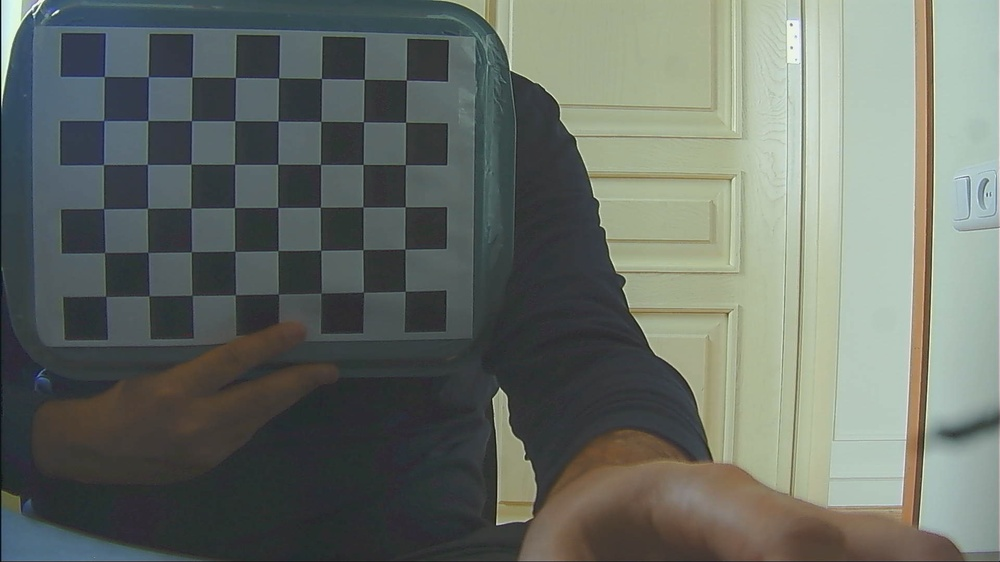
#> input picture tools/cam/calibration/novoxy_10/zoom1/WIN_20260123_13_14_45_Pro.jpg, 1000 x 562 px, shrunk from 1920 x 1080 before the run; its folder holds 3 pictures in this run
$ python camer_calibration3.py
#> lines starting #> are read from the running program, lines starting #| are printed output that depends on the picture
#!/usr/bin/env python

import argparse
import json
from collections import Counter
from pathlib import Path

import cv2
import numpy as np

CALIBRATION_DIR = Path(__file__).resolve().parent


def _parse_pattern(pattern: str) -> tuple[int, int]:
    parts = pattern.lower().split("x")
    if len(parts) != 2:
        raise ValueError("Pattern must look like COLSxROWS (e.g., 8x6).")
    cols = int(parts[0])
    rows = int(parts[1])
    return cols, rows


def _build_objp(cols: int, rows: int, square_size_mm: float) -> np.ndarray:
    objp = np.zeros((rows * cols, 3), np.float32)
    objp[:, :2] = np.mgrid[0:cols, 0:rows].T.reshape(-1, 2)
    objp *= float(square_size_mm)
    return objp


IMAGE_SUFFIXES = (".jpg", ".jpeg", ".png")


def _list_images(image_dir: Path) -> list[str]:
    return sorted(
        str(p) for p in image_dir.iterdir() if p.is_file() and p.suffix.lower() in IMAGE_SUFFIXES
    )


def _collect_detections(images, checkerboard, objp, criteria, show=False):
    """Detect board corners in every image of the calibration frame size.

    calibrateCamera needs one image size; the most common size in the set is
    the calibration frame and images of any other size (e.g. cropped captures)
    are skipped, not fitted.
    """
#> called with checkerboard = (8, 6), objp = array of shape (48, 3), criteria = (3, 30, 0.001), show = False
    objpoints, imgpoints = [], []
    flags = cv2.CALIB_CB_ADAPTIVE_THRESH + cv2.CALIB_CB_NORMALIZE_IMAGE

    loaded = []
    for fname in images:
        img = cv2.imread(fname)
#> img is the input picture: shape (562, 1000, 3); mean B, G, R 103.2, 110.3, 103.7
        if img is None:
            print(f"Skipping unreadable image: {fname}")
            continue
        loaded.append((fname, img))
    if not loaded:
        return objpoints, imgpoints, None

    img_shape = Counter(img.shape[1::-1] for _, img in loaded).most_common(1)[0][0]
#> img_shape = (1000, 562)

    for fname, img in loaded:
        gray = cv2.cvtColor(img, cv2.COLOR_BGR2GRAY)
        shape = gray.shape[::-1]
        if shape != img_shape:
            print(f"Skipping {Path(fname).name}: size {shape} != calibration size {img_shape}")
            continue

        ret, corners = cv2.findChessboardCorners(gray, checkerboard, flags)
        if not ret and hasattr(cv2, "findChessboardCornersSB"):
            ret, corners = cv2.findChessboardCornersSB(gray, checkerboard, None)

        if ret:
            corners2 = cv2.cornerSubPix(gray, corners, (11, 11), (-1, -1), criteria)
            objpoints.append(objp)
            imgpoints.append(corners2)

            if show:
                overlay = cv2.drawChessboardCorners(img, checkerboard, corners2, ret)
                cv2.imshow("calib", overlay)
                cv2.waitKey(50)
        else:
            print(f"No corners: {Path(fname).name}")
#> this loop made 3 passes
#> pass 1, in _collect_detections, `gray = cv2.cvtColor(img, cv2.COLOR_BGR2GRAY)`:
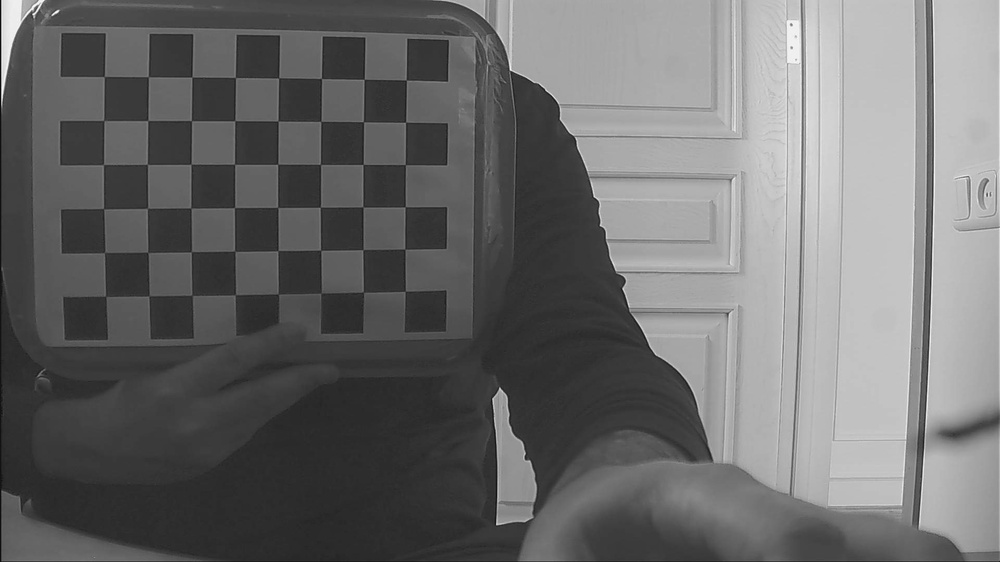
#> gray: shape (562, 1000); min 6, max 251, mean 107.5
#> pass 2, in _collect_detections, `gray = cv2.cvtColor(img, cv2.COLOR_BGR2GRAY)`:
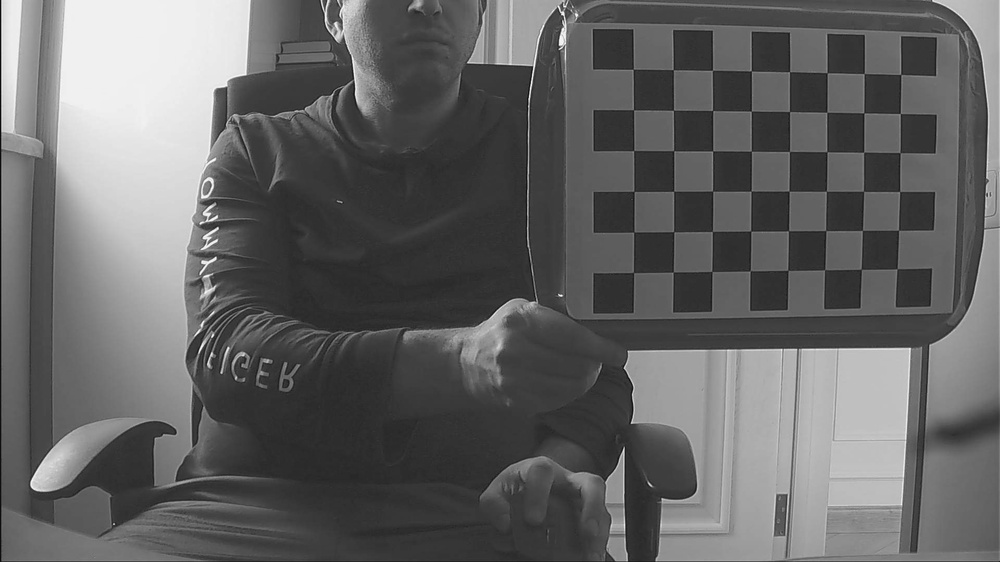
#> gray: shape (562, 1000); min 7, max 253, mean 99.7
#> pass 3, in _collect_detections, `gray = cv2.cvtColor(img, cv2.COLOR_BGR2GRAY)`:
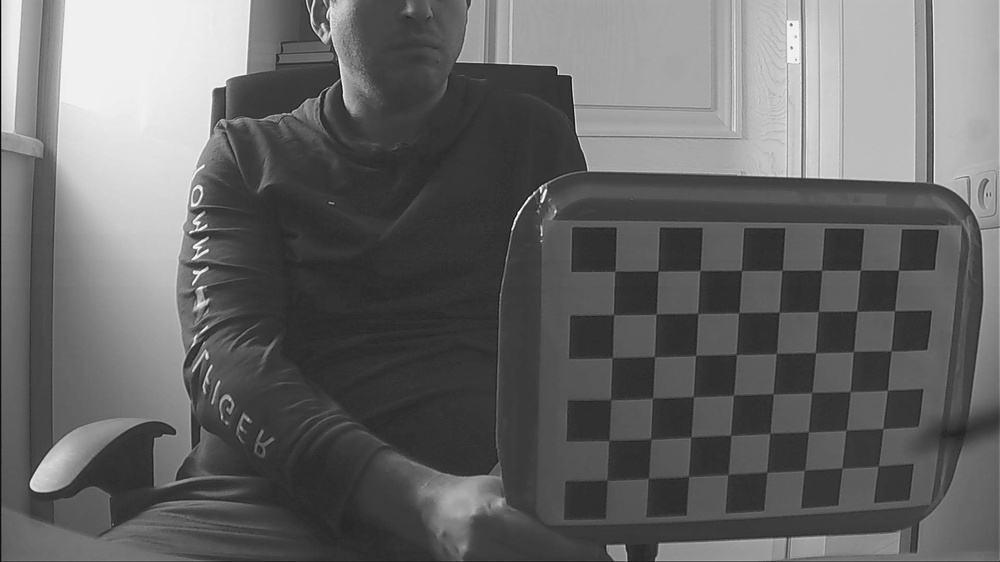
#> gray: shape (562, 1000); min 7, max 254, mean 102.7
#> after the loop, imgpoints = 3 items; objpoints = 3 items

    return objpoints, imgpoints, img_shape


def main() -> None:
    parser = argparse.ArgumentParser(description="Calibrate camera from chessboard images.")
    parser.add_argument(
        "--image-dir",
        default=str(CALIBRATION_DIR / "novoxy_10" / "zoom1"),
        help="Directory with calibration images.",
    )
    parser.add_argument(
        "--pattern",
        default="8x6",
        help="Checkerboard inner corners as COLSxROWS (default: 8x6).",
    )
    parser.add_argument(
        "--square-size-mm",
        type=float,
        default=30.0,
        help="Chessboard square size in mm (default: 30).",
    )
    parser.add_argument(
        "--output-json",
        default=str(CALIBRATION_DIR / "novoxy_10" / "zoom1" / "intrinsics.json"),
        help="Output JSON file for intrinsics.",
    )
    parser.add_argument(
        "--camera-name",
        default="Novoxy_10",
        help="Camera key written to the output JSON (default: Novoxy_10).",
    )
    parser.add_argument(
        "--zoom",
        default="1",
        help="Zoom key written to the output JSON (default: 1).",
    )
    parser.add_argument(
        "--show",
        action="store_true",
        help="Show detection overlays while processing.",
    )
    args = parser.parse_args()

    cols, rows = _parse_pattern(args.pattern)
    checkerboard = (cols, rows)
    criteria = (cv2.TERM_CRITERIA_EPS + cv2.TERM_CRITERIA_MAX_ITER, 30, 0.001)

    objpoints = []
    imgpoints = []
    objp = _build_objp(cols, rows, args.square_size_mm)

    images = _list_images(Path(args.image_dir))
    if not images:
        raise SystemExit(f"No images found in {args.image_dir}")

    objpoints, imgpoints, img_shape = _collect_detections(
        images, checkerboard, objp, criteria, show=args.show
    )
#> objpoints = 3 items; imgpoints = 3 items; img_shape = (1000, 562)

    if args.show:
        cv2.destroyAllWindows()

    print(f"Usable images: {len(imgpoints)} / {len(images)}")
#| Usable images: 3 / 3
    if len(imgpoints) < 5:
#> (the run stopped early here; a loop or call above may not have finished)
